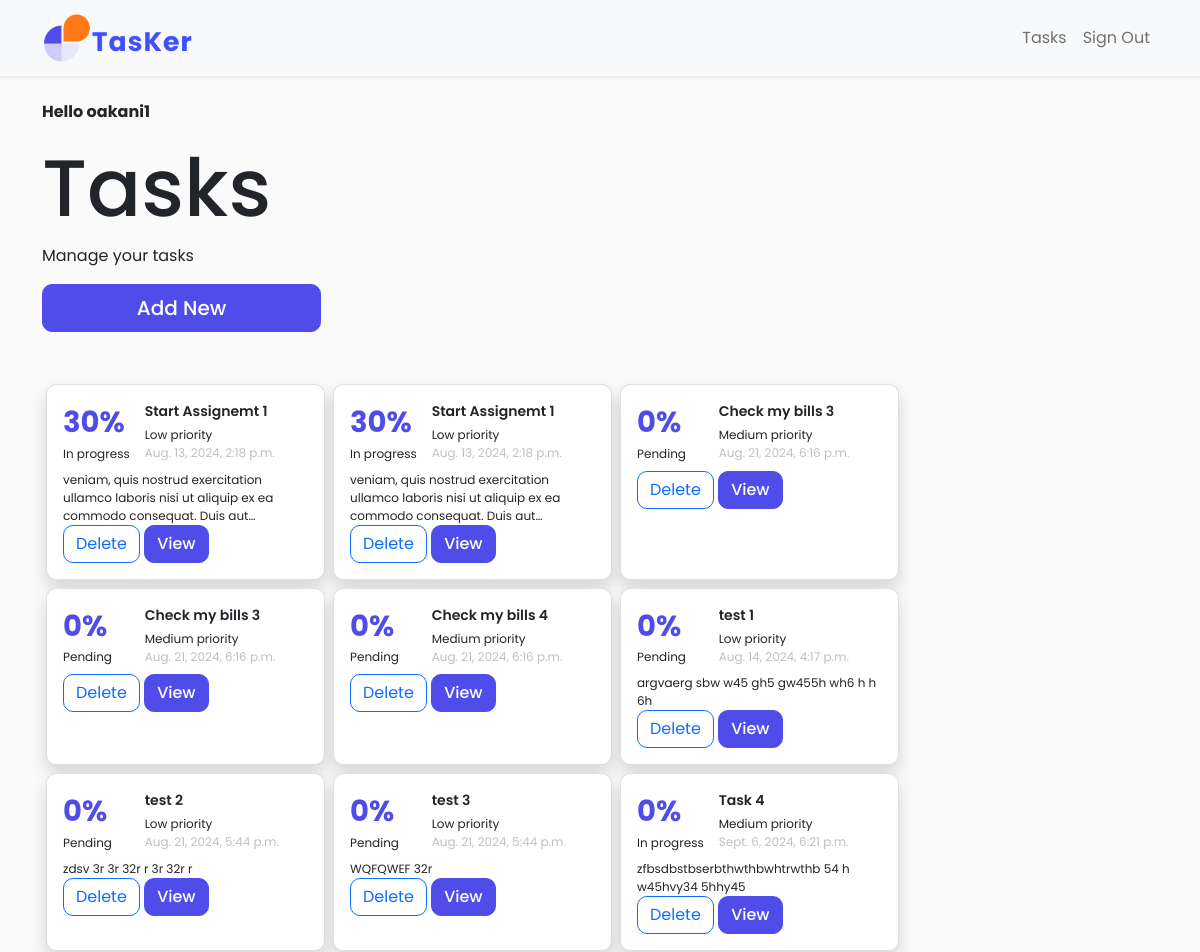
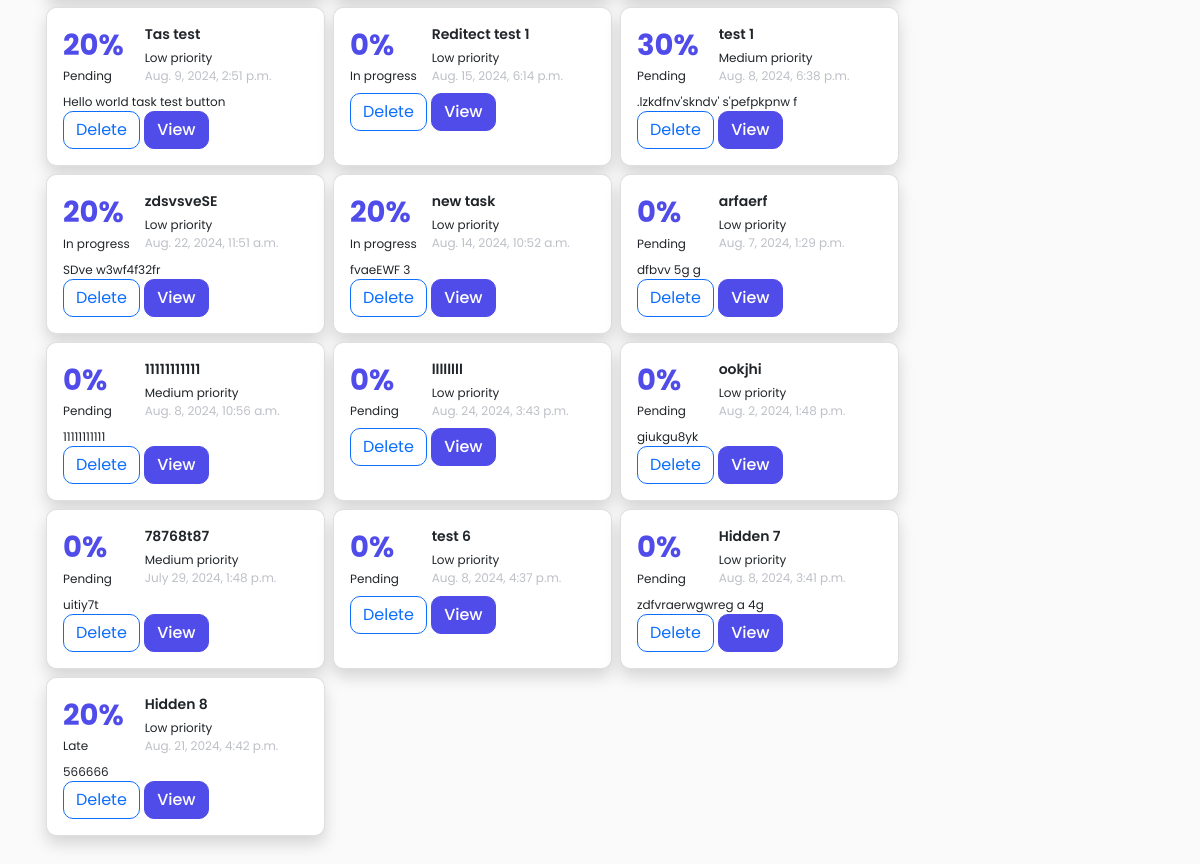
The app's page /tasks (signed in), older data (2 pictures, top to bottom).
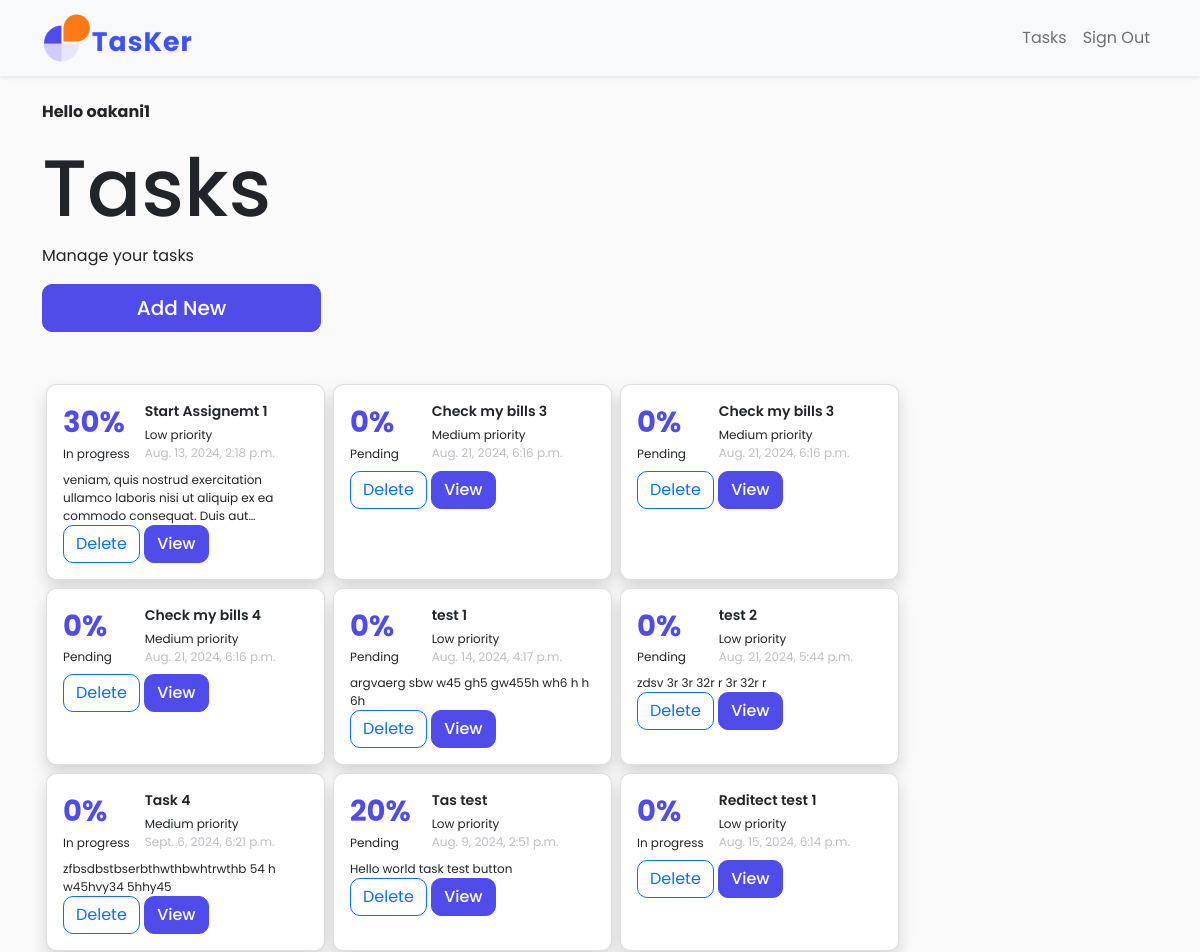
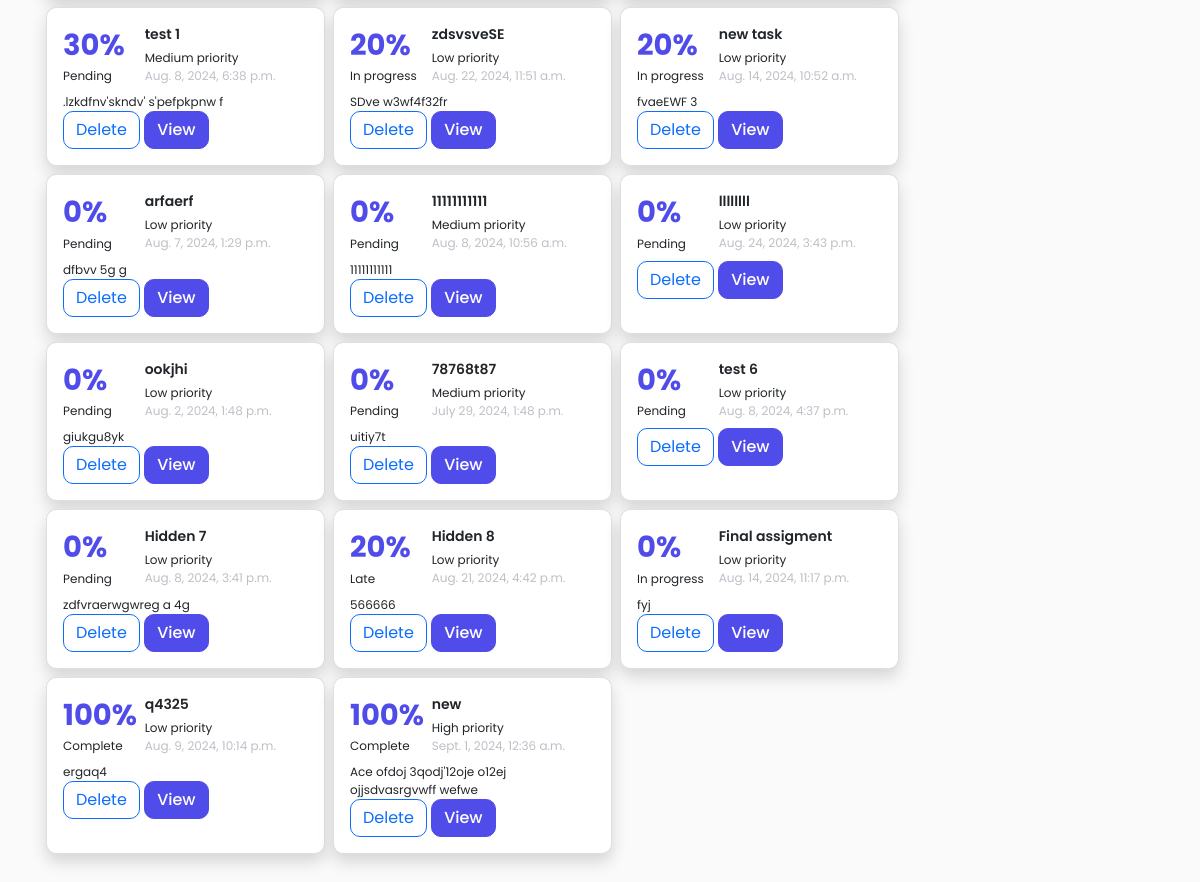
The same page, newer data (2 pictures, top to bottom).
### tasks/models.py (models this page shows, shortened)
class Task(models.Model):
    task_name = models.CharField(max_length=200, null=False, blank=False)
    description = models.TextField(blank=True)
    priority = models.IntegerField(choices=PRIORITY, default=0)
    user_name = models.ForeignKey(User, on_delete=models.SET_NULL, related_name="task", null=True)
    start_time = models.DateTimeField(null=False, blank=False)
    progress = models.IntegerField(null=False, blank=False)
    status = models.IntegerField(choices=STATUS, default=0)

### tasks/views.py (the view)
# urls.py: path("tasks", views.show_task_page, name="tasks"),
@login_required
def show_task_page(request):
    all_tasks = Task.objects.all()
    context = {
        "tasks": all_tasks,
    }
    return render(request, 'tasks/tasks.html', context)
    template_name = "task/tasks.html"
    paginate_by = 6

### tasks/templates/tasks/tasks.html (shortened to what this page needs)
{% extends "base.html" %}
{% load static %}
{% block content %}
<div class="col-12, col-md-3 mb-md-5 mb-3">
    <p class="text-center-align">
      <strong aria-live="polite">Hello {{ user }}</strong>
      </p>
    <h1 class="dashboard-heading" aria-level="1">Tasks</h1>
    <p class="text-center-align">Manage your tasks</p>
    <a href="{% url 'create' %}" class="btn btn-primary btn-lg btn-style col-12 ">Add New</a>
  </div>
  <div class="container-fluid mb-5">
    <div class="row">
      {% for task in tasks %}
      {% if task.user_name == request.user %}
      <div class="card card-style col-md-5 col-lg-3 col-12 m-1 p-0 shadow">
        <div class="card-body ">
          <div class="d-flex mb-2">
            <div class="col-4">
              <p class="percentage mb-0">{{task.progress}}%</p>
              <p class="card-text text-bottom">{{task.get_status_display}}</p>
            </div>
            <div class="col-8">
              <p class="card-title mb-1">{{task.task_name}}</p>
              <p class="card-text">{{task.get_priority_display}} priority</p>
              <p class="card-text time-text">{{task.start_time}}</p>
            </div>
          </div>
          <p class="card-text">{{task.description | truncatechars:100}}</p>
          <div class="align-self-bottom">
            <a href="{% url 'delete' task.id %}" class="btn btn-outline-primary">Delete</a>
            <a href="{% url 'edit' task.id %} " class="btn btn-primary btn-style"> View </a>
          </div>
        </div>
      </div>
      {% endif %}
      {% endfor %}
    </div>
  </div>
{% endblock %}

### tasks/templates/base.html (shortened to what this page needs)
{% load static %}
{% url 'home' as home_url %}
{% url 'account_login' as login_url %}
{% url 'account_signup' as signup_url %}
{% url 'account_logout' as logout_url %}
<!DOCTYPE html>
<html class="h-100" lang="en">
<head>
    <link rel="stylesheet" href="{% static 'css/style.css' %}">
    <link rel="stylesheet" href="https://cdnjs.cloudflare.com/ajax/libs/font-awesome/5.15.3/css/all.min.css">
    <link href="https://cdn.jsdelivr.net/npm/bootstrap@5.0.2/dist/css/bootstrap.min.css" rel="stylesheet"
>
    <link rel="stylesheet" href="{% static 'css/style.css' %}">
</head>
<body>
    <nav class="navbar navbar-expand-lg navbar-light bg-light mb-5 shadow-sm fixed-top">
        <div class="container ">
            <div class="d-flex">
                <a class="navbar-brand" href="{% url 'home' %}">
                    <img src="{% static 'images/tasker_logo.png' %}" alt="Tasker Logo" width="150">
                </a>
            </div>
            <div class="align-items-center">
                <div class="collapse navbar-collapse ms-auto" id="navbarScroll">
                    <ul class="navbar-nav mb-2 mb-lg-0 align-self-end">
                        {% if user.is_authenticated %}
                        <li class="nav-item">
                            <a class="nav-link {% if request.path == tasks_url %}active{% endif %}" aria-current="page"
                                href="{% url 'tasks' %}">Tasks</a>
                        </li>
                        {% else %}
                        <li class="nav-item">
                            <a class="nav-link {% if request.path == login_url %}active{% endif %}" aria-current="page"
                                href="{% url 'account_login' %}">Sign-In</a>
                        </li>
                        {% endif %}
                        {% if user.is_authenticated %}
                        <li class="nav-item">
                            <a class="nav-link {% if request.path == logout_url %}active{% endif %}" aria-current="page"
                                href="{% url 'account_logout' %}">Sign Out</a>
                        </li>
                    </ul>
                        {% else %}
                    </ul>
                    <a href="{% url 'account_signup' %}" class="btn btn-primary btn-style ">Create Account</a>
                    {% endif %}
                </div>
            </div>
        </div>
    </nav>
    <main class="container top-pg-margin">
        {% block content %}{% endblock content %}
    </main>
</body>
</html>

### static/css/style.css (style rules this page uses)
body { font-family: Poppins, sans-serif; padding-bottom: 20px; background-color: #FAFAFA; }
p, h1, h2, h3, h4 { font-family: Poppins, sans-serif; }
.btn { border-radius: 10px; }
.btn-style { background-color: #504CEA; font-family: Poppins, sans-serif; font-weight: 500; border-color: #504CEA; }
.nav-link { text-decoration: none; }
.dashboard-heading { font-size: 3rem; text-align: center; }
.text-center-align { text-align: center; }
.card-style { border-radius: 10px; }
.percentage { font-size: 29px; font-weight: bold; color: #504CEA; }
.card-text { font-size: 12px; margin: 0; }
.card-title { font-size: 14px; font-weight: 600; }
.time-text { color: #BEC0C7; }
.top-pg-margin { margin-top: 100px; }
@media (min-width: 768px) { .dashboard-heading { font-size: 5rem; text-align: left; } }
@media (min-width: 768px) { .text-center-align { text-align: left; } }

Row changes from the older to the newer data that the page shows:
removed Task: progress "30", status "In progress", task_name "Start Assignemt 1", priority "Low", start_time "Aug. 13, 2024, 2:18 p.m.", description "veniam, quis nostrud exercitation ullamco laboris nisi ut aliquip ex ea commodo consequat. Duis aut…"
removed Task: progress "0", status "Pending", task_name "test 3", priority "Low", start_time "Aug. 21, 2024, 5:44 p.m.", description "WQFQWEF 32r"
added Task: progress "0", status "In progress", task_name "Final assigment", priority "Low", start_time "Aug. 14, 2024, 11:17 p.m.", description "fyj"
added Task: progress "100", status "Complete", task_name "q4325", priority "Low", start_time "Aug. 9, 2024, 10:14 p.m.", description "ergaq4"
added Task: progress "100", status "Complete", task_name "new", priority "High", start_time "Sept. 1, 2024, 12:36 a.m.", description "Ace ofdoj 3qodj'12oje o12ej ojjsdvasrgvwff wefwe"
